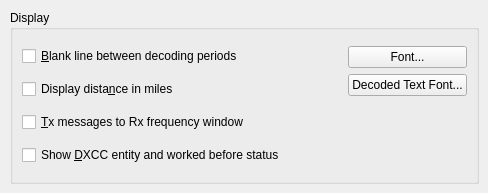
   <widget class="QWidget" name="tab">
    <attribute name="title">
     <string>Display</string>
    </attribute>
    <widget class="QGroupBox" name="display_group_box">
     <property name="geometry">
      <rect>
       <x>10</x>
       <y>10</y>
       <width>469</width>
       <height>174</height>
      </rect>
     </property>
     <property name="title">
      <string>Display</string>
     </property>
     <layout class="QGridLayout" name="gridLayout_4">
      <item row="0" column="0">
       <widget class="QCheckBox" name="insert_blank_check_box">
        <property name="toolTip">
         <string>Include a separator line between periods in the band activity window.</string>
        </property>
        <property name="text">
         <string>&amp;Blank line between decoding periods</string>
        </property>
       </widget>
      </item>
      <item row="3" column="0">
       <widget class="QCheckBox" name="DXCC_check_box">
        <property name="toolTip">
         <string>Show if decoded stations are new DXCC entities or worked before.</string>
        </property>
        <property name="text">
         <string>Show &amp;DXCC entity and worked before status</string>
        </property>
        <property name="checked">
         <bool>false</bool>
        </property>
       </widget>
      </item>
      <item row="0" column="1">
       <spacer name="horizontalSpacer_2">
        <property name="orientation">
         <enum>Qt::Horizontal</enum>
        </property>
        <property name="sizeHint" stdset="0">
         <size>
          <width>0</width>
          <height>0</height>
         </size>
        </property>
       </spacer>
      </item>
      <item row="1" column="0">
       <widget class="QCheckBox" name="miles_check_box">
        <property name="toolTip">
         <string>Show distance to DX station in miles rather than kilometers.</string>
        </property>
        <property name="text">
         <string>Display dista&amp;nce in miles</string>
        </property>
       </widget>
      </item>
      <item row="2" column="0">
       <widget class="QCheckBox" name="TX_messages_check_box">
        <property name="toolTip">
         <string>Show outgoing transmitted messages in the Rx frequency window.</string>
        </property>
        <property name="text">
         <string>&amp;Tx messages to Rx frequency window</string>
        </property>
       </widget>
      </item>
      <item row="0" column="2" rowspan="4">
       <layout class="QVBoxLayout" name="verticalLayout_6">
        <item>
         <widget class="QPushButton" name="font_push_button">
          <property name="toolTip">
           <string>Set the font characteristics for the application.</string>
          </property>
          <property name="text">
           <string>Font...</string>
          </property>
         </widget>
        </item>
        <item>
         <widget class="QPushButton" name="decoded_text_font_push_button">
          <property name="toolTip">
           <string>Set the font characteristics for the Band Activity and Rx Frequency areas.</string>
          </property>
          <property name="text">
           <string>Decoded Text Font...</string>
          </property>
         </widget>
        </item>
        <item>
         <spacer name="verticalSpacer">
          <property name="orientation">
           <enum>Qt::Vertical</enum>
          </property>
          <property name="sizeHint" stdset="0">
           <size>
            <width>0</width>
            <height>0</height>
           </size>
          </property>
         </spacer>
        </item>
       </layout>
      </item>
     </layout>
    </widget>
   </widget>
